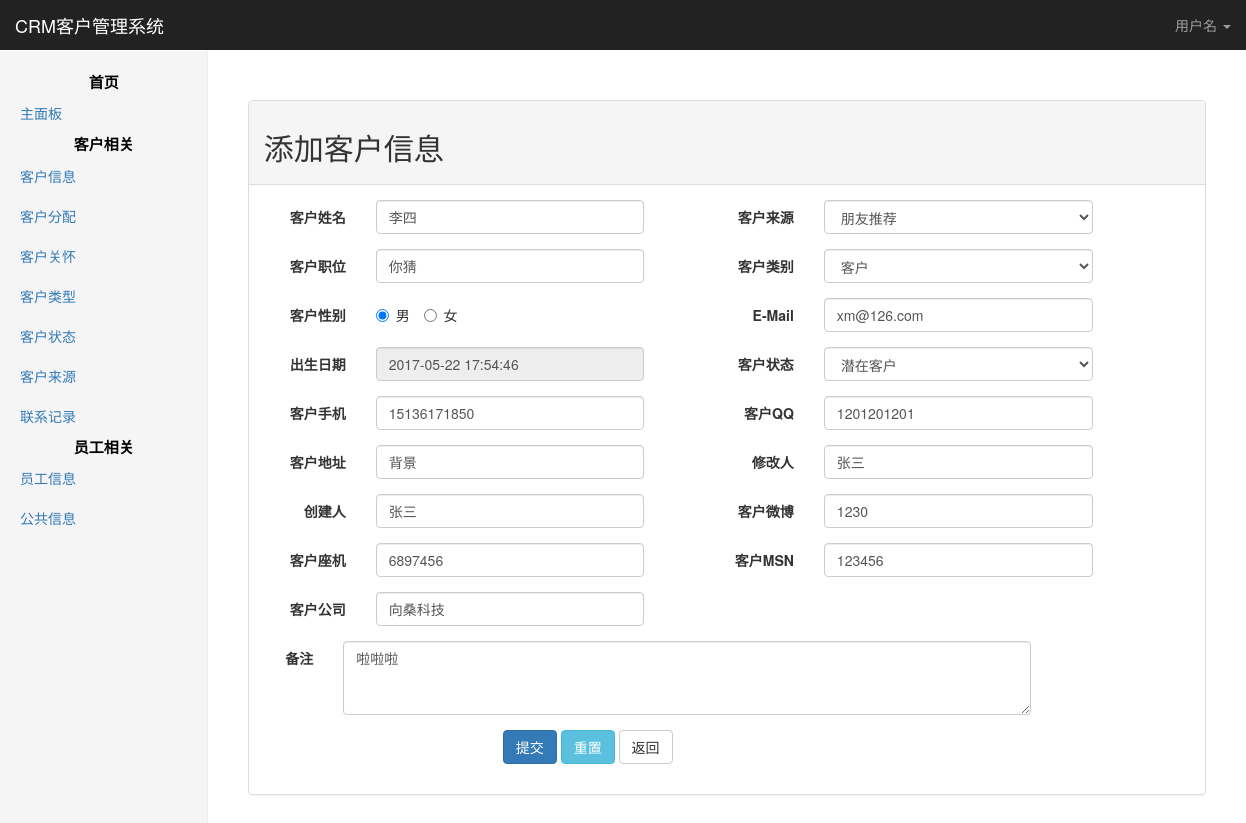
/action.php?act=customer_info&step=edit&id=7, run on the app's committed database.
### tables this page shows
CREATE TABLE `customer_info` (
  `customer_id` int(10) NOT NULL AUTO_INCREMENT,
  `condition_id` int(10) DEFAULT NULL,
  `source_id` int(10) DEFAULT NULL,
  `user_id` int(10) DEFAULT NULL,
  `type_id` int(10) DEFAULT NULL,
  `customer_name` varchar(50) DEFAULT NULL,
  `customer_sex` varchar(10) DEFAULT NULL,
  `customer_mobile` varchar(20) DEFAULT NULL,
  `customer_qq` varchar(20) DEFAULT NULL,
  `customer_address` varchar(500) DEFAULT NULL,
  `customer_email` varchar(100) DEFAULT NULL,
  `customer_remark` varchar(1000) DEFAULT NULL,
  `customer_job` varchar(100) DEFAULT NULL,
  `customer_blog` varchar(100) DEFAULT NULL,
  `customer_tel` varbinary(20) DEFAULT NULL,
  `customer_msn` varchar(50) DEFAULT NULL,
  `customer_birthday` timestamp NOT NULL DEFAULT CURRENT_TIMESTAMP ON UPDATE CURRENT_TIMESTAMP,
  `customer_addtime` timestamp NOT NULL DEFAULT '0000-00-00 00:00:00',
  `customer_addman` varchar(50) DEFAULT NULL,
  `customer_changtime` timestamp NOT NULL DEFAULT '0000-00-00 00:00:00',
  `customer_changeman` varchar(20) DEFAULT NULL,
  `customer_company` varchar(50) DEFAULT NULL,
  `is_used` varchar(10) DEFAULT '1',
  PRIMARY KEY (`customer_id`),
  KEY `FK_Reference_16` (`condition_id`),
  KEY `FK_Reference_17` (`source_id`),
  KEY `FK_Reference_18` (`type_id`),
  KEY `FK_Reference_23` (`user_id`)
);

### DB.php (called while the page is built, shortened)
<?php
$dbconfig = [
    'host' => 'localhost',
    'user' => 'root',
    'pass' => '123456',
    'dbname' => 'www.crm.io'
];
$dsn = sprintf("mysql:dbname=%s;host=%s", $dbconfig['dbname'], $dbconfig['host']);
try {
    $dbh = new PDO($dsn, $dbconfig['user'], $dbconfig['pass'], array(PDO::MYSQL_ATTR_INIT_COMMAND => "SET NAMES 'utf8';"));
    $dbh->setAttribute(PDO::ATTR_ERRMODE, PDO::ERRMODE_EXCEPTION);
} catch (PDOException $e) {
    echo "数据库链接失败".$e->getMessage();
    exit();
}
function db_query($sql){
    global $dbh;
    try{
        $res = $dbh->query($sql);
        return $res->fetchall(PDO::FETCH_ASSOC);
    }catch (PDOException $e){
        echo "数据库错误".$e->getMessage();
    }
}

### template/Customer_info_detail.php (the view, shortened to what this page needs)
<?php include_once __DIR__.DIRECTORY_SEPARATOR.'Common_header.php'?>
    <div class="panel panel-default">
        <div class="panel-heading">
            <div class="row">
                <h2 class="col-sm-4">添加客户信息</h2>
            </div>
        </div>
        <div class="panel-body">
            <form class="form-horizontal" method="post"
                  action="/action.php?act=customer_info&step=<?php echo $is_edit?'edit':'add'?>">
                <div class="row">
                    <div class="form-group col-xs-6">
                        <label class="col-sm-3 control-label form-label">客户姓名</label>
                        <div class="col-sm-8">
                            <input class="form-control" name="customer_name" type="text" value="<?php echo $is_edit?$info_data['customer_name']:''; ?>">
                        </div>
                    </div>
                    <div class="form-group col-xs-6">
                        <label class="col-sm-3 control-label form-label">客户来源</label>
                        <div class="col-sm-8">
                            <select class="form-control" name="source_id">
                                <?php foreach ($sourc_data as $value):?>
                                    <?php if($is_edit&& ($value['id']==$info_data['source_id'])):?>
                                        <option value="<?php echo $value['id'];?>" selected>
                                            <?php echo $value['name'];?>
                                        </option>
                                    <?php else: ?>
                                        <option value="<?php echo $value['id'];?>">
                                            <?php echo $value['name'];?>
                                        </option>
                                    <?php endif;?>
                                <?php endforeach;?>
                            </select>
                        </div>
                    </div>
                </div>
                <div class="row">
                    <div class="form-group col-xs-6">
                        <label class="col-sm-3 control-label form-label">客户职位</label>
                        <div class="col-sm-8">
                            <input class="form-control" type="text" name="customer_job" value="<?php echo $is_edit?$info_data['customer_job']:''; ?>">
                        </div>
                    </div>
                    <div class="form-group col-xs-6">
                        <label class="col-sm-3 control-label form-label">客户类别</label>
                        <div class="col-sm-8">
                            <select class="form-control" name="type_id">
                                <?php foreach ($types_data as $value):?>
                                    <?php if($is_edit&& ($value['id']==$info_data['type_id'])):?>
                                        <option value="<?php echo $value['id'];?>" selected>
                                            <?php echo $value['name'];?>
                                        </option>
                                    <?php else: ?>
                                        <option value="<?php echo $value['id'];?>">
                                            <?php echo $value['name'];?>
                                        </option>
                                    <?php endif;?>
                                <?php endforeach;?>
                            </select>
                        </div>
                    </div>
                </div>
                <div class="row">
                    <div class="form-group col-xs-6">
                        <label class="col-sm-3 control-label form-label">客户性别</label>
                        <div class="col-sm-8">
                            <?php if($is_edit): ?>
                                <label class="radio-inline">
                                    <input type="radio" name="customer_sex"  value="男" <?php if ($info_data['customer_sex']=='男') echo 'checked'?> > 男
                                </label>
                                <label class="radio-inline">
                                    <input type="radio" name="customer_sex"  value="女" <?php if ($info_data['customer_sex']=='女') echo 'checked'?> > 女
                                </label>
                            <?php endif; ?>
                        </div>
                    </div>
                    <div class="form-group col-xs-6">
                        <label class="col-sm-3 control-label form-label">E-Mail</label>
                        <div class="col-sm-8">
                            <input class="form-control" type="email" name="customer_email" value="<?php echo $is_edit?$info_data['customer_email']:''; ?>">
                        </div>
                    </div>
                </div>
                <div class="row">
                    <div class="form-group col-xs-6">
                        <label class="col-sm-3 control-label form-label">出生日期</label>
                        <div class="col-sm-8">
                            <input class="form_datetime form-control" type="text" value="<?php echo $is_edit?$info_data['customer_birthday']:''; ?>" name="customer_birthday" readonly>
                        </div>
                    </div>
                    <div class="form-group col-xs-6">
                        <label class="col-sm-3 control-label form-label">客户状态</label>
                        <div class="col-sm-8">
                            <select class="form-control" name="condition_id">
                                <?php foreach ($status_data as $value):?>
                                    <?php if($is_edit&& ($value['id']==$info_data['condition_id'])):?>
                                        <option value="<?php echo $value['id'];?>" selected>
                                            <?php echo $value['name'];?>
                                        </option>
                                    <?php else: ?>
                                        <option value="<?php echo $value['id'];?>">
                                            <?php echo $value['name'];?>
                                        </option>
                                    <?php endif;?>
                                <?php endforeach;?>
                            </select>
                        </div>
                    </div>
                </div>
                <div class="row">
                    <div class="form-group col-xs-6">
                        <label class="col-sm-3 control-label form-label">客户手机</label>
                        <div class="col-sm-8">
                            <input class="form-control" name="customer_mobile" type="text" value="<?php echo $is_edit?$info_data['customer_mobile']:''; ?>">
                        </div>
                    </div>
                    <div class="form-group col-xs-6">
                        <label class="col-sm-3 control-label form-label">客户QQ</label>
                        <div class="col-sm-8">
                            <input class="form-control" type="text" name="customer_qq" value="<?php echo $is_edit?$info_data['customer_qq']:''; ?>">
                        </div>
                    </div>
                </div>
                <div class="row">
                    <div class="form-group col-xs-6">
                        <label class="col-sm-3 control-label form-label">客户地址</label>
                        <div class="col-sm-8">
                            <input class="form-control" name="customer_address" type="text" value="<?php echo $is_edit?$info_data['customer_address']:''; ?>">
                        </div>
                    </div>
                    <div class="form-group col-xs-6">
                        <label class="col-sm-3 control-label form-label">修改人</label>
                        <div class="col-sm-8">
                            <input class="form-control" type="text" name="customer_changeman" value="<?php echo $is_edit?$info_data['customer_changeman']:''; ?>">
                        </div>
                    </div>
                </div>
                <div class="row">
                    <div class="form-group col-xs-6">
                        <label class="col-sm-3 control-label form-label">创建人</label>
                        <div class="col-sm-8">
                            <input class="form-control" type="text" name="customer_addman" value="<?php echo $is_edit?$info_data['customer_addman']:''; ?>">
                        </div>
                    </div>
                    <div class="form-group col-xs-6">
                        <label class="col-sm-3 control-label form-label">客户微博</label>
                        <div class="col-sm-8">
                            <input class="form-control" type="text" name="customer_blog" value="<?php echo $is_edit?$info_data['customer_blog']:''; ?>">
                        </div>
                    </div>
                </div>
                <div class="row">
                    <div class="form-group col-xs-6">
                        <label class="col-sm-3 control-label form-label">客户座机</label>
                        <div class="col-sm-8">
                            <input class="form-control" type="text" name="customer_tel" value="<?php echo $is_edit?$info_data['customer_tel']:''; ?>">
                        </div>
                    </div>
                    <div class="form-group col-xs-6">
                        <label class="col-sm-3 control-label form-label">客户MSN</label>
                        <div class="col-sm-8">
                            <input class="form-control" type="text" name="customer_msn" value="<?php echo $is_edit?$info_data['customer_msn']:''; ?>">
                        </div>
                    </div>
                </div>
                <div class="row">
                    <div class="form-group col-xs-6">
                        <label class="col-sm-3 control-label form-label">客户公司</label>
                        <div class="col-sm-8">
                            <input class="form-control" name="customer_company" type="text" value="<?php echo $is_edit?$info_data['customer_company']:''; ?>">
                        </div>
                    </div>
                    <div class="form-group col-xs-6">
                    </div>
                </div>
                <div class="form-group">
                    <label class="col-sm-1 control-label form-label">备注</label>
                    <div class="col-sm-9">
                        <textarea class="form-control" name="customer_remark" rows="3"><?php echo $is_edit?$info_data['customer_remark']:''; ?></textarea>
                    </div>
                </div>
                <div class="form-group">
                    <div class="col-sm-offset-3 col-sm-10">
                        <button class="btn btn-primary" type="submit" value="submit" name="submit">提交</button>
                        <button class="btn btn-info" type="reset">重置</button>
                        <a class="btn btn-default" onclick="history.back()" role="button">返回</a>
                    </div>
                </div>
            </form>
        </div>
    </div>
    <link rel="stylesheet" href="/static/css/bootstrap-datetimepicker.min.css">
<?php include_once __DIR__.DIRECTORY_SEPARATOR.'Common_footer.php'?>

### static/css/home.css (style rules this page uses)
body { padding-top: 50px; }

### data on the page
customer_info: customer_name "李四", customer_job "你猜", customer_sex "☑ 男", customer_sex "☐ 女", customer_email "xm@126.com", customer_birthday "2017-05-22 17:54:46", customer_mobile "15136171850", customer_qq "1201201201", customer_address "背景", customer_changeman "张三", customer_addman "张三", customer_blog "1230", customer_tel "6897456", customer_msn "123456", customer_company "向桑科技", customer_remark "啦啦啦"

### other printed values
form field source_id "朋友推荐"
form field type_id "客户"
form field condition_id "潜在客户"
